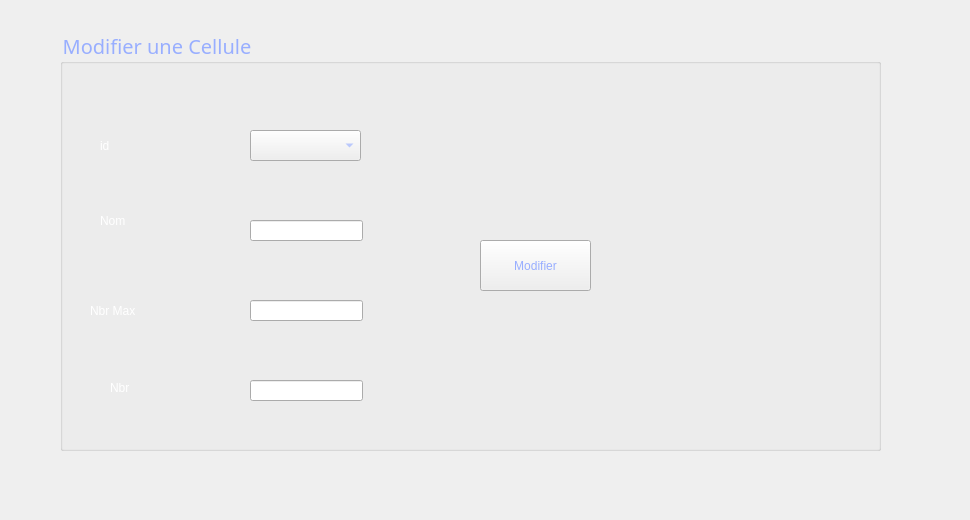
        <widget class="QWidget" name="tab_14">
         <attribute name="title">
          <string>Modifier</string>
         </attribute>
         <widget class="QLabel" name="label_92">
          <property name="geometry">
           <rect>
            <x>0</x>
            <y>-10</y>
            <width>961</width>
            <height>511</height>
           </rect>
          </property>
          <property name="styleSheet">
           <string notr="true">background-image: url(:/11.jpg);</string>
          </property>
          <property name="text">
           <string/>
          </property>
         </widget>
         <widget class="QGroupBox" name="groupBox_24">
          <property name="geometry">
           <rect>
            <x>60</x>
            <y>30</y>
            <width>821</width>
            <height>421</height>
           </rect>
          </property>
          <property name="font">
           <font>
            <family>Rockwell</family>
            <pointsize>15</pointsize>
            <weight>50</weight>
            <italic>false</italic>
            <bold>false</bold>
           </font>
          </property>
          <property name="layoutDirection">
           <enum>Qt::LeftToRight</enum>
          </property>
          <property name="styleSheet">
           <string notr="true">color:rgb(152, 174, 255)</string>
          </property>
          <property name="title">
           <string>Modifier une Cellule</string>
          </property>
          <widget class="QLabel" name="label_151">
           <property name="geometry">
            <rect>
             <x>168</x>
             <y>318</y>
             <width>2101</width>
             <height>2211</height>
            </rect>
           </property>
           <property name="text">
            <string/>
           </property>
           <property name="pixmap">
            <pixmap>../../smartshop2A18-gestion-employ-scong-s/Documents/temp/macaron.jpg</pixmap>
           </property>
          </widget>
          <widget class="QLabel" name="label_84">
           <property name="geometry">
            <rect>
             <x>40</x>
             <y>100</y>
             <width>61</width>
             <height>31</height>
            </rect>
           </property>
           <property name="styleSheet">
            <string notr="true">color: rgb(255, 255, 255);</string>
           </property>
           <property name="text">
            <string>id</string>
           </property>
          </widget>
          <widget class="QComboBox" name="cb_id">
           <property name="geometry">
            <rect>
             <x>190</x>
             <y>100</y>
             <width>111</width>
             <height>31</height>
            </rect>
           </property>
          </widget>
          <widget class="QLabel" name="label_82">
           <property name="geometry">
            <rect>
             <x>40</x>
             <y>180</y>
             <width>71</width>
             <height>21</height>
            </rect>
           </property>
           <property name="styleSheet">
            <string notr="true">color: rgb(255, 255, 255);</string>
           </property>
           <property name="text">
            <string>Nom</string>
           </property>
          </widget>
          <widget class="QLineEdit" name="le_nom_2">
           <property name="geometry">
            <rect>
             <x>190</x>
             <y>190</y>
             <width>113</width>
             <height>21</height>
            </rect>
           </property>
          </widget>
          <widget class="QLabel" name="label_81">
           <property name="geometry">
            <rect>
             <x>30</x>
             <y>270</y>
             <width>121</width>
             <height>21</height>
            </rect>
           </property>
           <property name="styleSheet">
            <string notr="true">color: rgb(255, 255, 255);</string>
           </property>
           <property name="text">
            <string>Nbr Max</string>
           </property>
          </widget>
          <widget class="QLineEdit" name="le_max_2">
           <property name="geometry">
            <rect>
             <x>190</x>
             <y>270</y>
             <width>113</width>
             <height>21</height>
            </rect>
           </property>
          </widget>
          <widget class="QLineEdit" name="le_nbr_2">
           <property name="geometry">
            <rect>
             <x>190</x>
             <y>350</y>
             <width>113</width>
             <height>21</height>
            </rect>
           </property>
          </widget>
          <widget class="QLabel" name="label_83">
           <property name="geometry">
            <rect>
             <x>50</x>
             <y>350</y>
             <width>61</width>
             <height>16</height>
            </rect>
           </property>
           <property name="styleSheet">
            <string notr="true">color: rgb(255, 255, 255);</string>
           </property>
           <property name="text">
            <string>Nbr</string>
           </property>
          </widget>
          <widget class="QPushButton" name="pushButton_23">
           <property name="geometry">
            <rect>
             <x>420</x>
             <y>210</y>
             <width>111</width>
             <height>51</height>
            </rect>
           </property>
           <property name="text">
            <string>Modifier</string>
           </property>
          </widget>
         </widget>
        </widget>
